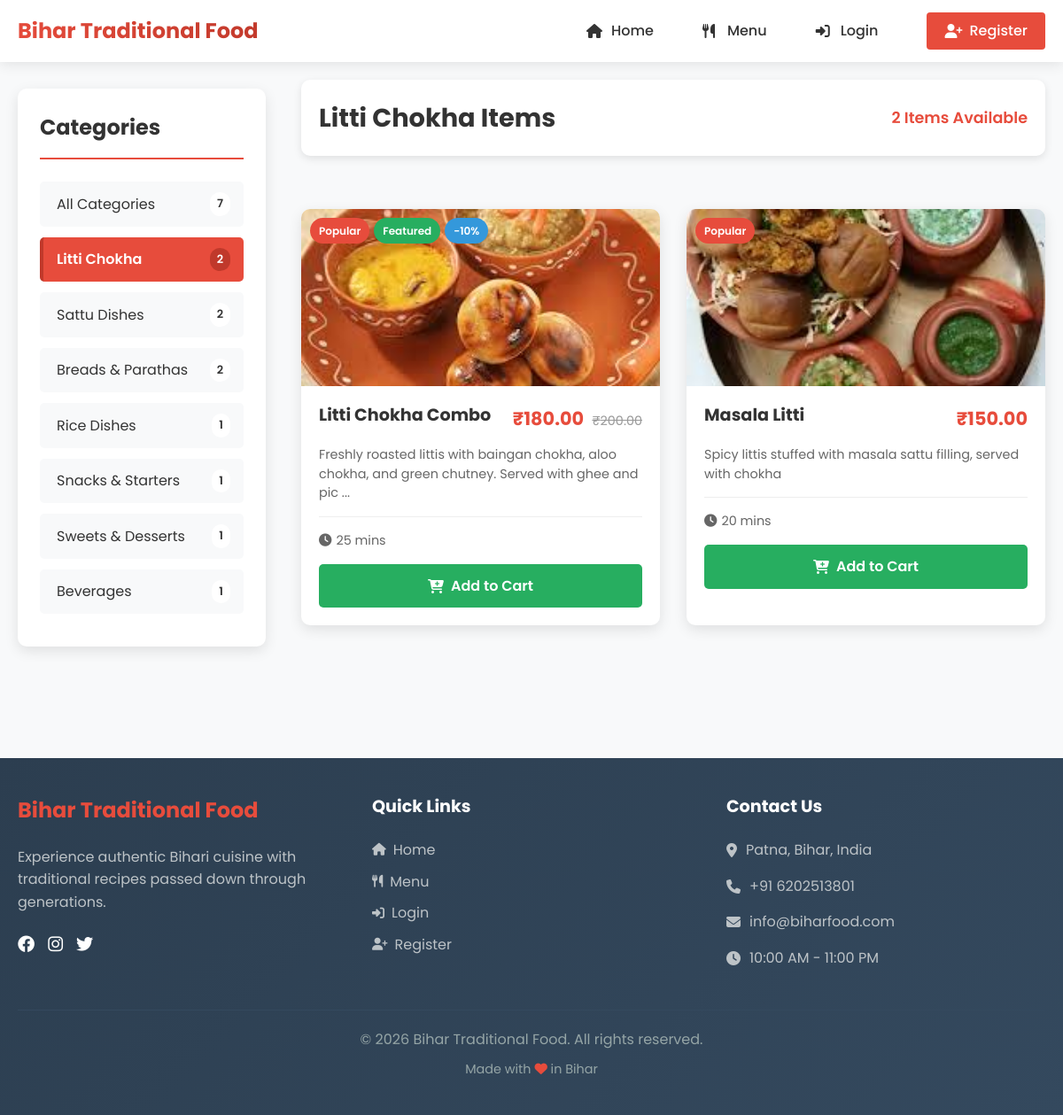
The page /users/categories-menu.php?category_id=1 on the database its author committed.
### tables this page shows
CREATE TABLE `categories` (
  `id` int(11) NOT NULL,
  `name` varchar(50) NOT NULL,
  `description` text DEFAULT NULL,
  `image` varchar(255) DEFAULT NULL,
  `is_active` tinyint(1) DEFAULT 1,
  `display_order` int(11) DEFAULT 0,
  `created_at` timestamp NOT NULL DEFAULT current_timestamp()
);

CREATE TABLE `foods` (
  `id` int(11) NOT NULL,
  `name` varchar(100) NOT NULL,
  `description` text DEFAULT NULL,
  `price` decimal(10,2) NOT NULL,
  `original_price` decimal(10,2) DEFAULT NULL,
  `category_id` int(11) DEFAULT NULL,
  `image_path` varchar(255) DEFAULT NULL,
  `is_available` tinyint(1) DEFAULT 1,
  `is_featured` tinyint(1) DEFAULT 0,
  `is_popular` tinyint(1) DEFAULT 0,
  `preparation_time` int(11) DEFAULT NULL COMMENT 'In minutes',
  `calories` int(11) DEFAULT NULL,
  `ingredients` text DEFAULT NULL,
  `display_order` int(11) DEFAULT 0,
  `created_at` timestamp NOT NULL DEFAULT current_timestamp(),
  `updated_at` timestamp NOT NULL DEFAULT current_timestamp() ON UPDATE current_timestamp()
);

### includes/config.php (called while the page is built, shortened)
<?php
function getDBConnection() {
    $conn = mysqli_connect(DB_HOST, DB_USER, DB_PASS, DB_NAME);
    mysqli_set_charset($conn, "utf8mb4");
    return $conn;
}
?>

### includes/auth.php (called while the page is built, shortened)
<?php
require_once 'config.php';
class Auth {
    public function isLoggedIn() {
        return isset($_SESSION['user_id']);
    }
}
?>

### users/categories-menu.php (the view, shortened to what this page needs)
<?php
require_once '../includes/config.php';
require_once '../includes/auth.php';
$categories = [];
$foods = [];
$selected_category = null;
$category_id = isset($_GET['category_id']) ? intval($_GET['category_id']) : 0;
try {
    $conn = getDBConnection();
    $catQuery = "SELECT * FROM categories WHERE is_active = 1 ORDER BY display_order";
    $catResult = mysqli_query($conn, $catQuery);
    if ($catResult) {
        while ($category = mysqli_fetch_assoc($catResult)) {
            $categories[] = $category;
        }
    }
    $categoryQuery = "SELECT * FROM categories WHERE id = $category_id AND is_active = 1";
    $categoryResult = mysqli_query($conn, $categoryQuery);
    if ($categoryResult && mysqli_num_rows($categoryResult) > 0) {
        $selected_category = mysqli_fetch_assoc($categoryResult);
        $foodQuery = "SELECT f.*, c.name as category_name
                      FROM foods f
                      LEFT JOIN categories c ON f.category_id = c.id
                      WHERE f.category_id = $category_id
                      AND f.is_available = 1
                      ORDER BY f.display_order";
        $foodResult = mysqli_query($conn, $foodQuery);
        if ($foodResult) {
            while ($food = mysqli_fetch_assoc($foodResult)) {
                $foods[] = $food;
            }
        }
    } else {
        header("Location: menu.php");
        exit();
    }
} catch (Exception $e) {
    error_log("Database error: " . $e->getMessage());
    $error = $e->getMessage();
}
?>
<!DOCTYPE html>
<html lang="en">
<head>
    <link rel="stylesheet" href="<?php echo BASE_URL; ?>assets/css/style.css">
    <link rel="stylesheet" href="https://cdnjs.cloudflare.com/ajax/libs/font-awesome/6.4.0/css/all.min.css">
</head>
<body>
    <?php include '../includes/header.php'; ?>
    <div class="container">
        <div class="category-page">
            <aside class="sidebar">
                <h3>Categories</h3>
                <ul class="categories-list">
                    <li>
                        <a href="menu.php">
                            <span>All Categories</span>
                            <span class="cat-count"><?php echo count($categories); ?></span>
                        </a>
                    </li>
                    <?php foreach ($categories as $cat): ?>
                        <?php
                        $conn = getDBConnection();
                        $countQuery = "SELECT COUNT(*) as food_count FROM foods
                                      WHERE category_id = {$cat['id']}
                                      AND is_available = 1";
                        $countResult = mysqli_query($conn, $countQuery);
                        $foodCount = 0;
                        if ($countResult) {
                            $countRow = mysqli_fetch_assoc($countResult);
                            $foodCount = $countRow['food_count'];
                        }
                        ?>
                        <li>
                            <a href="categories-menu.php?category_id=<?php echo $cat['id']; ?>"
                               class="<?php echo ($category_id == $cat['id']) ? 'active' : ''; ?>">
                                <span><?php echo htmlspecialchars($cat['name']); ?></span>
                                <span class="cat-count"><?php echo $foodCount; ?></span>
                            </a>
                        </li>
                    <?php endforeach; ?>
                </ul>
            </aside>
            <main class="main-content">
                <div class="content-header">
                    <h2><?php echo htmlspecialchars($selected_category['name']); ?> Items</h2>
                    <div class="food-count"><?php echo count($foods); ?> Items Available</div>
                </div>
                <?php if (!empty($foods)): ?>
                    <div class="foods-grid">
                        <?php foreach ($foods as $food): ?>
                            <?php
                            $imagePath = BASE_URL . 'assets/images/default-food.jpg';
                            if (!empty($food['image_path'])) {
                                if (strpos($food['image_path'], 'assets/') === 0) {
                                    $imagePath = BASE_URL . $food['image_path'];
                                } else {
                                    $imagePath = BASE_URL . 'assets/uploads/foods/' . basename($food['image_path']);
                                }
                            }
                            $hasDiscount = ($food['original_price'] && $food['original_price'] > $food['price']);
                            $discountPercent = $hasDiscount ? round((($food['original_price'] - $food['price']) / $food['original_price']) * 100) : 0;
                            ?>
                            <div class="food-card">
                                <div class="food-image">
                                    <img src="<?php echo $imagePath; ?>"
                                         alt="<?php echo htmlspecialchars($food['name']); ?>"
                                         onerror="this.src='<?php echo BASE_URL; ?>assets/images/default-food.jpg'">
                                    <div class="food-badges">
                                        <?php if ($food['is_popular']): ?>
                                            <span class="badge popular">Popular</span>
                                        <?php endif; ?>
                                        <?php if ($food['is_featured']): ?>
                                            <span class="badge featured">Featured</span>
                                        <?php endif; ?>
                                        <?php if ($discountPercent > 0): ?>
                                            <span class="badge new">-<?php echo $discountPercent; ?>%</span>
                                        <?php endif; ?>
                                    </div>
                                </div>
                                <div class="food-info">
                                    <div class="food-title">
                                        <h3><?php echo htmlspecialchars($food['name']); ?></h3>
                                        <div class="food-price-row">
                                            <span class="food-price">₹<?php echo number_format($food['price'], 2); ?></span>
                                            <?php if ($hasDiscount): ?>
                                                <span class="original-price">₹<?php echo number_format($food['original_price'], 2); ?></span>
                                            <?php endif; ?>
                                        </div>
                                    </div>
                                    <p class="food-desc"><?php echo htmlspecialchars(substr($food['description'] ?? '', 0, 100)); ?>
                                       <?php if (strlen($food['description'] ?? '') > 100): ?>...<?php endif; ?>
                                    </p>
                                    <div class="food-meta">
                                        <?php if (isset($food['preparation_time']) && $food['preparation_time']): ?>
                                            <div class="prep-time">
                                                <i class="fas fa-clock"></i>
                                                <span><?php echo htmlspecialchars($food['preparation_time']); ?> mins</span>
                                            </div>
                                        <?php endif; ?>
                                    </div>
                                    <?php if ($auth->isLoggedIn()): ?>
                                        <button class="btn-add-cart" data-food-id="<?php echo $food['id']; ?>">
                                            <i class="fas fa-cart-plus"></i> Add to Cart
                                        </button>
                                    <?php else: ?>
                                        <a href="<?php echo BASE_URL; ?>/login.php" class="btn-add-cart">
                                            <i class="fas fa-cart-plus"></i> Add to Cart
                                        </a>
                                    <?php endif; ?>
                                </div>
                            </div>
                        <?php endforeach; ?>
                    </div>
                <?php endif; ?>
            </main>
        </div>
    </div>
    <?php include '../includes/footer.php'; ?>
</body>
</html>

### assets/css/style.css (style rules this page uses)
* { margin: 0; padding: 0; box-sizing: border-box; }
body { font-family: 'Poppins', sans-serif; line-height: 1.6; color: #333; background-color: #f9f9f9; }
.container { width: 100%; max-width: 1200px; margin: 0 auto; padding: 0 20px; }
.foods-grid { display: grid; grid-template-columns: repeat(auto-fill, minmax(280px, 1fr)); gap: 30px; padding: 30px 0; }
.food-card { background: white; border-radius: 10px; overflow: hidden; box-shadow: 0 5px 15px rgba(0,0,0,0.1); transition: all 0.3s ease; }
.food-card img { width: 100%; height: 200px; object-fit: cover; }
.food-info { padding: 20px; }
.food-info h3 { margin-bottom: 10px; font-size: 1.2rem; }
.food-desc { color: #666; font-size: 0.9rem; margin-bottom: 15px; }
.food-price { font-size: 1.3rem; font-weight: 700; color: #e74c3c; margin-bottom: 15px; }
.btn-add-cart { width: 100%; background: #27ae60; color: white; border: none; padding: 12px; border-radius: 5px; cursor: pointer; font-weight: 600; transition: background 0.3s ease; }

### users/categories-menu.php (style rules this page uses)
* { margin: 0; padding: 0; box-sizing: border-box; }
body { font-family: 'Poppins', sans-serif; line-height: 1.6; color: #333; background-color: #f8f9fa; }
.container { max-width: 1200px; margin: 0 auto; padding: 0 20px; }
.category-page { display: flex; gap: 40px; padding: 40px 0 80px; margin-top: 50px; }
.sidebar { flex: 0 0 280px; background: white; border-radius: 10px; padding: 25px; box-shadow: 0 5px 15px rgba(0, 0, 0, 0.1); height: fit-content; position: sticky; top: 100px; }
.sidebar h3 { font-size: 1.5rem; margin-bottom: 25px; color: #333; padding-bottom: 15px; border-bottom: 2px solid #e74c3c; }
.categories-list { list-style: none; }
.categories-list li { margin-bottom: 12px; }
.categories-list a { display: flex; justify-content: space-between; align-items: center; padding: 12px 15px; background: #f8f9fa; border-radius: 5px; color: #333; text-decoration: none; transition: all 0.3s ease; border-left: 4px solid transparent; }
.categories-list .active { background: #e74c3c; color: white; font-weight: 600; border-left: 4px solid #c0392b; }
.cat-count { background: white; color: #333; padding: 3px 8px; border-radius: 15px; font-size: 0.8rem; font-weight: 600; }
.categories-list .active .cat-count { background: #c0392b; color: white; }
.main-content { flex: 1; }
.content-header { display: flex; justify-content: space-between; align-items: center; margin-bottom: 30px; background: white; padding: 20px; border-radius: 10px; box-shadow: 0 3px 10px rgba(0, 0, 0, 0.1); }
.content-header h2 { font-size: 1.8rem; color: #333; }
.food-count { color: #e74c3c; font-weight: 600; font-size: 1.1rem; }
.foods-grid { display: grid; grid-template-columns: repeat(auto-fill, minmax(280px, 1fr)); gap: 25px; }
.food-card { background: white; border-radius: 10px; overflow: hidden; box-shadow: 0 5px 15px rgba(0, 0, 0, 0.1); transition: all 0.3s ease; }
.food-image { height: 200px; overflow: hidden; position: relative; }
.food-image img { width: 100%; height: 100%; object-fit: cover; transition: transform 0.5s ease; }
.food-badges { position: absolute; top: 10px; left: 10px; display: flex; gap: 5px; }
.badge { padding: 5px 10px; border-radius: 20px; font-size: 0.75rem; font-weight: 600; color: white; }
.badge.popular { background: #e74c3c; }
.badge.featured { background: #27ae60; }
.badge.new { background: #3498db; }
.food-info { padding: 20px; }
.food-title { display: flex; justify-content: space-between; align-items: flex-start; margin-bottom: 10px; }
.food-info h3 { font-size: 1.2rem; color: #333; line-height: 1.4; flex: 1; }
.food-price { font-size: 1.4rem; font-weight: 700; color: #e74c3c; white-space: nowrap; margin-left: 10px; }
.original-price { font-size: 0.9rem; color: #999; text-decoration: line-through; margin-left: 5px; }
.food-desc { color: #666; font-size: 0.9rem; line-height: 1.5; margin-bottom: 15px; min-height: 40px; }
.food-meta { display: flex; justify-content: space-between; align-items: center; margin-bottom: 15px; padding-top: 15px; border-top: 1px solid #eee; }
.prep-time { display: flex; align-items: center; gap: 5px; color: #666; font-size: 0.9rem; }
.btn-add-cart { width: 100%; background: #27ae60; color: white; border: none; padding: 12px; border-radius: 5px; cursor: pointer; font-weight: 600; font-size: 1rem; transition: background 0.3s ease; display: flex; align-items: center; justify-content: center; gap: 8px; text-decoration: none; }

### rows shown on the page
categories: name "Litti Chokha", foodCount "2"
categories: name "Sattu Dishes", foodCount "2"
categories: name "Breads & Parathas", foodCount "2"
categories: name "Rice Dishes", foodCount "1"
categories: name "Snacks & Starters", foodCount "1"
categories: name "Sweets & Desserts", foodCount "1"
categories: name "Beverages", foodCount "1"
foods: image_path (picture), is_popular "Popular", is_featured "Featured", discountPercent "10", name "Litti Chokha Combo", price "180.00", original_price "200.00", description "Freshly roasted littis with baingan chokha, aloo chokha, and green chutney. Served with ghee and pic", preparation_time "25"
foods: image_path (picture), is_popular "Popular", name "Masala Litti", price "150.00", description "Spicy littis stuffed with masala sattu filling, served with chokha", preparation_time "20"

### other values the page prints
count($categories) "7"
count($foods) "2"
